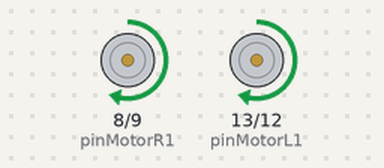
Simulated run of this sketch. Board: Arduino Uno, built with avr-gcc and run on an emulated ATmega328P. Shown: motor-driver pin pairs drawn as motors (green arrow = first pin HIGH = forward, orange = second pin HIGH = backward, longer = more drive, scaled by the enable pin).

Above: at 5.0 s.
At 15.0 s:
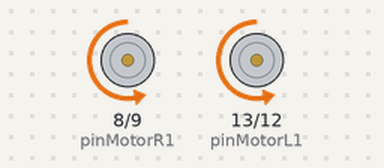
At 25.0 s:
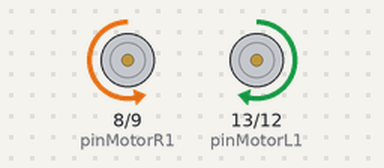
At 35.0 s:
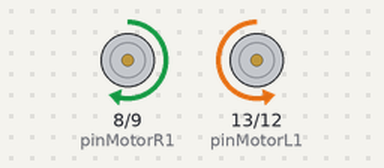
Timing chart, 0 to 52.0 s (numbered marks = the images above):
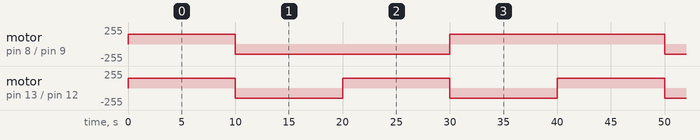

The sketch:

MotorDriver.ino
```cpp
const int pinMotorL1 = 13;
const int pinMotorL2 = 12;

const int pinMotorR1 = 8;
const int pinMotorR2 = 9;

const int pinEnableL = 11;
const int pinEnableR = 10;

int valPWM = 150;

void setup()
{
  // begin the serial communication
  Serial.begin(9600);
  pinMode(pinMotorL1, OUTPUT);
  pinMode(pinMotorL2, OUTPUT);
  pinMode(pinMotorR1, OUTPUT);
  pinMode(pinMotorR2, OUTPUT);
  pinMode(pinEnableL, OUTPUT);
  pinMode(pinEnableR, OUTPUT);
}

void ForwardR() {
  analogWrite(pinEnableR, valPWM);
  digitalWrite(pinMotorR1, HIGH);
  digitalWrite(pinMotorR2, LOW);
}
void ForwardL() {
  analogWrite(pinEnableL, valPWM);
  digitalWrite(pinMotorL1, HIGH);
  digitalWrite(pinMotorL2, LOW);

}
void BackwardR() {
  analogWrite(pinEnableR, valPWM);
  digitalWrite(pinMotorR1, LOW);
  digitalWrite(pinMotorR2, HIGH);

}
void BackwardL() {
  analogWrite(pinEnableL, valPWM);
  digitalWrite(pinMotorL1, LOW);
  digitalWrite(pinMotorL2, HIGH);
}
void StopR() {
  analogWrite(pinEnableR, valPWM);
  digitalWrite(pinMotorR1, HIGH);
  digitalWrite(pinMotorR2, HIGH);

}
void StopL() {
  analogWrite(pinEnableL, valPWM);
  digitalWrite(pinMotorL1, HIGH);
  digitalWrite(pinMotorL2, HIGH);
}

void StopAll() {
  StopR();
  StopL();
}

void goForward() {
  ForwardR();
  ForwardL();
}

void goBackward() {
  BackwardR();
  BackwardL();
}

void TurnR() {
  ForwardL();
  BackwardR();
}
void TurnL() {
  ForwardR();
  BackwardL();
}

void move(byte val) {
  if (val == 0) {
    // Serial.println("Caso 0-Adelante");

    goForward();
    delay(1000);
    StopAll();

  } else if (val == 1) {
    // Serial.println("Caso 1-Atras");

    goBackward();
    delay(1000);
    StopAll();
  } else if (val == 2) {
    // Serial.println("Caso 2-Derecha");

    TurnR();
    delay(1000);
    StopAll();

  } else if (val == 3) {
    //Serial.println("Caso 3-Izquierda");

    TurnL();
    delay(1000);
    StopAll();

  }
  else {
    //Serial.println("no valido ninguno");
    goForward();
    delay(1000);
    StopAll();
  }
}

void loop()
{

for(int i=0;i<10;i++){
  move(0);
  }

  for(int i=0;i<10;i++){
    move(1);
    }
  for(int i=0;i<10;i++){
    move(2);
    }
    for(int i=0;i<10;i++){
    move(3);
    }

}
```

Measured:
- by itself, motor on pin 8 (pinMotorR1) / pin 9 (pinMotorR2): repeats every 40.0 s: backward 150/255 20.0 s, forward 150/255 20.0 s
- by itself, motor on pin 13 (pinMotorL1) / pin 12 (pinMotorL2): alternates forward 150/255 for 10.0 s and backward 150/255 for 10.0 s
